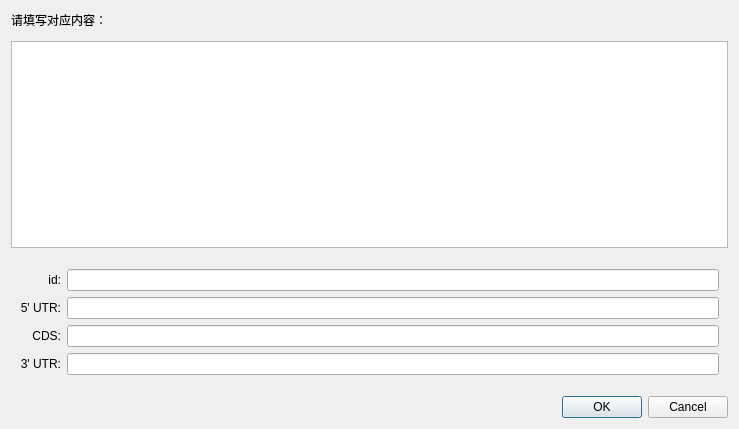
<?xml version="1.0" encoding="UTF-8"?>
<ui version="4.0">
 <class>SelectCDSDialog</class>
 <widget class="QDialog" name="SelectCDSDialog">
  <property name="geometry">
   <rect>
    <x>0</x>
    <y>0</y>
    <width>739</width>
    <height>429</height>
   </rect>
  </property>
  <property name="windowTitle">
   <string>Preview</string>
  </property>
  <layout class="QVBoxLayout" name="verticalLayout" stretch="0,1,0,0">
   <property name="spacing">
    <number>12</number>
   </property>
   <item>
    <widget class="QLabel" name="label">
     <property name="text">
      <string>请填写对应内容：</string>
     </property>
    </widget>
   </item>
   <item>
    <widget class="QPlainTextEdit" name="plainTextEdit"/>
   </item>
   <item>
    <widget class="QWidget" name="widget" native="true">
     <layout class="QGridLayout" name="gridLayout">
      <item row="0" column="0">
       <widget class="QLabel" name="label_2">
        <property name="text">
         <string>id:</string>
        </property>
        <property name="alignment">
         <set>Qt::AlignRight|Qt::AlignTrailing|Qt::AlignVCenter</set>
        </property>
       </widget>
      </item>
      <item row="0" column="1">
       <widget class="QLineEdit" name="lineEdit_id"/>
      </item>
      <item row="1" column="0">
       <widget class="QLabel" name="label_3">
        <property name="text">
         <string>5' UTR:</string>
        </property>
        <property name="alignment">
         <set>Qt::AlignRight|Qt::AlignTrailing|Qt::AlignVCenter</set>
        </property>
       </widget>
      </item>
      <item row="1" column="1">
       <widget class="QLineEdit" name="lineEdit_utr5"/>
      </item>
      <item row="2" column="0">
       <widget class="QLabel" name="label_4">
        <property name="text">
         <string>CDS:</string>
        </property>
        <property name="alignment">
         <set>Qt::AlignRight|Qt::AlignTrailing|Qt::AlignVCenter</set>
        </property>
       </widget>
      </item>
      <item row="2" column="1">
       <widget class="QLineEdit" name="lineEdit_cds"/>
      </item>
      <item row="3" column="0">
       <widget class="QLabel" name="label_5">
        <property name="text">
         <string>3' UTR:</string>
        </property>
        <property name="alignment">
         <set>Qt::AlignRight|Qt::AlignTrailing|Qt::AlignVCenter</set>
        </property>
       </widget>
      </item>
      <item row="3" column="1">
       <widget class="QLineEdit" name="lineEdit_utr3"/>
      </item>
     </layout>
    </widget>
   </item>
   <item>
    <widget class="QDialogButtonBox" name="buttonBox">
     <property name="orientation">
      <enum>Qt::Horizontal</enum>
     </property>
     <property name="standardButtons">
      <set>QDialogButtonBox::Cancel|QDialogButtonBox::Ok</set>
     </property>
    </widget>
   </item>
  </layout>
 </widget>
 <resources/>
 <connections>
  <connection>
   <sender>buttonBox</sender>
   <signal>accepted()</signal>
   <receiver>SelectCDSDialog</receiver>
   <slot>accept()</slot>
   <hints>
    <hint type="sourcelabel">
     <x>248</x>
     <y>254</y>
    </hint>
    <hint type="destinationlabel">
     <x>157</x>
     <y>274</y>
    </hint>
   </hints>
  </connection>
  <connection>
   <sender>buttonBox</sender>
   <signal>rejected()</signal>
   <receiver>SelectCDSDialog</receiver>
   <slot>reject()</slot>
   <hints>
    <hint type="sourcelabel">
     <x>316</x>
     <y>260</y>
    </hint>
    <hint type="destinationlabel">
     <x>286</x>
     <y>274</y>
    </hint>
   </hints>
  </connection>
 </connections>
</ui>
